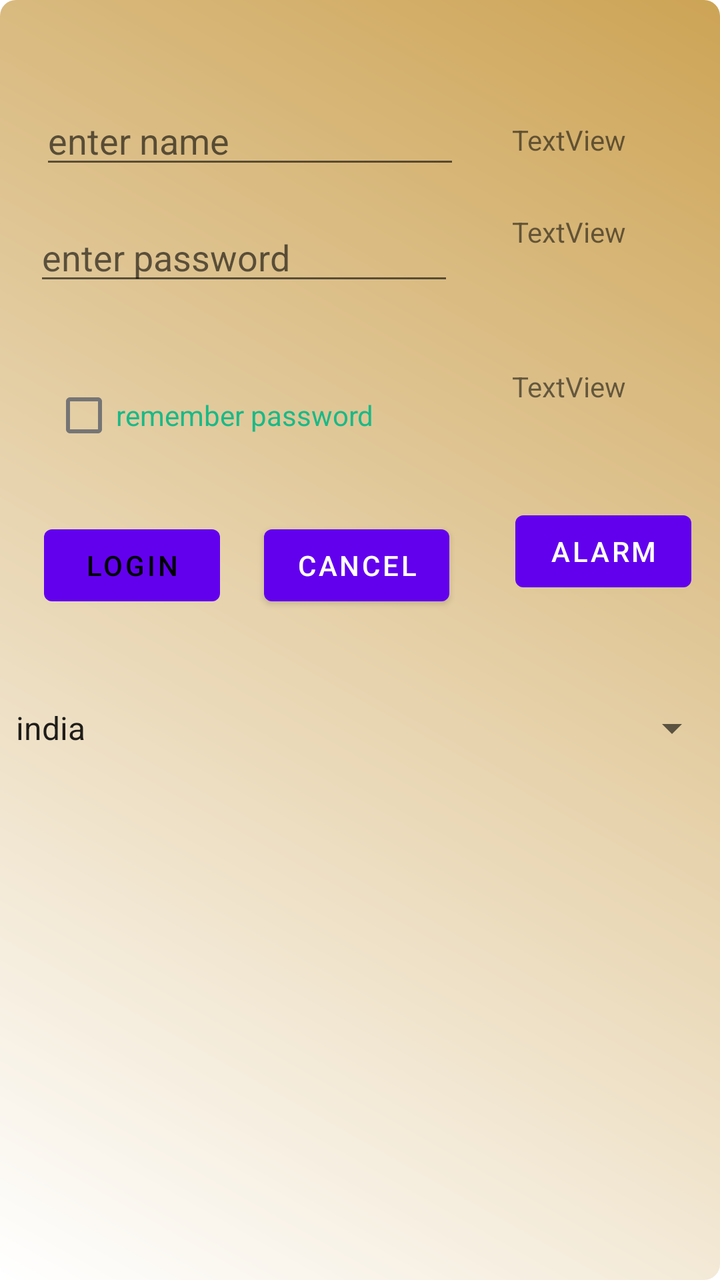
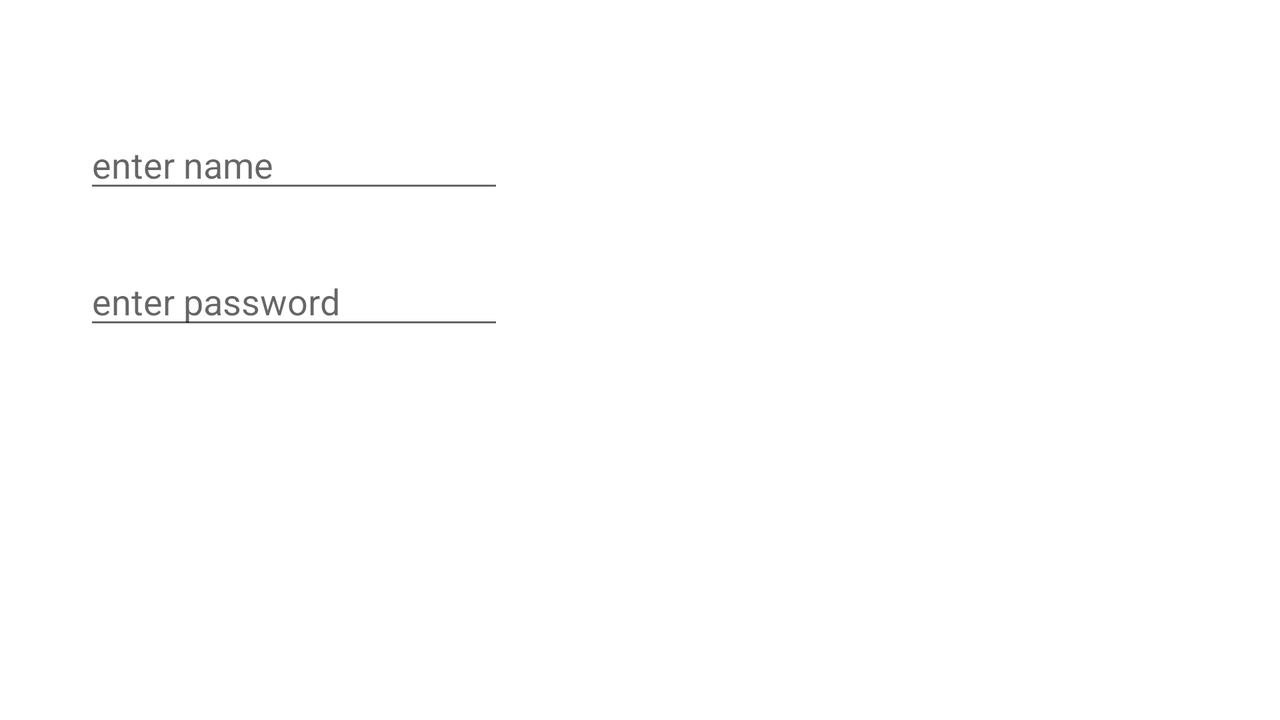

Compare how this app lays out the same screen by default and in its alternative resource folder. The renders come first, then the two layout files and the values they reference.
<!-- AndroidManifest.xml: application theme Theme.Myapp -->
<!-- res/layout/activity_main.xml -->
<?xml version="1.0" encoding="utf-8"?>
<androidx.constraintlayout.widget.ConstraintLayout
    xmlns:android="http://schemas.android.com/apk/res/android"
    xmlns:app="http://schemas.android.com/apk/res-auto"
    xmlns:tools="http://schemas.android.com/tools"
    android:layout_width="match_parent"
    android:layout_height="match_parent"


    android:id="@+id/constraintlayout"
    android:background="@drawable/rectangle_blue_gradient"
    tools:context=".MainActivity">

    <EditText
        android:id="@+id/etPersonName"
        android:layout_width="wrap_content"
        android:layout_height="wrap_content"
        android:layout_marginStart="20dp"
        android:layout_marginTop="48dp"
        android:ems="10"
        android:hint="@string/inputname"
        android:inputType="textPersonName"
        app:layout_constraintStart_toStartOf="parent"
        app:layout_constraintTop_toTopOf="parent" />

    <EditText
        android:id="@+id/etPassword"
        android:layout_width="wrap_content"
        android:layout_height="wrap_content"
        android:layout_marginStart="17dp"
        android:layout_marginTop="17dp"
        android:ems="10"
        android:hint="@string/inputPwd"
        android:inputType="number"
        app:layout_constraintStart_toStartOf="parent"
        app:layout_constraintTop_toBottomOf="@+id/etPersonName" />

    <CheckBox
        android:id="@+id/checkBox"
        android:layout_width="wrap_content"
        android:layout_height="wrap_content"
        android:layout_marginStart="26dp"
        android:layout_marginTop="36dp"
        android:text="@string/remPwd"
        android:textColor="@color/mobignoiscolor"
        app:layout_constraintStart_toStartOf="parent"
        app:layout_constraintTop_toBottomOf="@+id/etPassword" />

    <Button
        android:id="@+id/buttonlogin"
        android:layout_width="wrap_content"
        android:layout_height="wrap_content"
        android:layout_marginStart="22dp"
        android:onClick="mobiClickHandler"
        android:text="@string/login"
        android:textColor="#000"
        app:layout_constraintBaseline_toBaselineOf="@+id/buttoncancel"
        app:layout_constraintStart_toStartOf="parent" />

    <Button
        android:id="@+id/buttoncancel"
        android:layout_width="wrap_content"

        android:layout_height="wrap_content"
        android:layout_marginStart="22dp"
        android:layout_marginTop="27dp"
        android:onClick="mobiClickHandler"
        android:text="cancel"
        app:layout_constraintStart_toEndOf="@+id/buttonlogin"
        app:layout_constraintTop_toBottomOf="@+id/checkBox" />

    <Button
        android:id="@+id/buttonalarm"
        android:layout_width="wrap_content"

        android:layout_height="wrap_content"
        android:layout_marginStart="33dp"
        android:layout_marginBottom="7dp"
        android:onClick="mobiClickHandler"
        android:text="alarm"
        app:layout_constraintBottom_toBottomOf="@+id/buttoncancel"
        app:layout_constraintStart_toEndOf="@+id/buttoncancel" />

    <Spinner
        android:id="@+id/spinner"
        android:layout_width="0dp"
        android:layout_height="wrap_content"
        android:layout_marginTop="352dp"
        android:entries="@array/countries"
        app:layout_constraintEnd_toEndOf="parent"
        app:layout_constraintStart_toStartOf="parent"
        app:layout_constraintTop_toTopOf="parent" />

    <ListView
        android:id="@+id/listview"
        android:layout_width="match_parent"
        android:layout_height="300dp"
        android:layout_marginStart="17dp"
        android:layout_marginEnd="17dp"
        app:layout_constraintBottom_toBottomOf="parent"
        app:layout_constraintEnd_toEndOf="parent"
        app:layout_constraintStart_toStartOf="parent"
        app:layout_constraintTop_toBottomOf="@+id/spinner" />

    <TextView
        android:id="@+id/textViewresult"
        android:layout_width="wrap_content"
        android:layout_height="wrap_content"
        android:layout_marginStart="26dp"
        android:layout_marginBottom="10dp"
        android:text="TextView"
        app:layout_constraintBottom_toBottomOf="@+id/etPersonName"
        app:layout_constraintStart_toEndOf="@+id/etPersonName" />

    <TextView
        android:id="@+id/textView3"

        android:layout_width="wrap_content"
        android:layout_height="wrap_content"
        android:text="TextView"
        app:layout_constraintStart_toStartOf="@+id/textViewresult"
        app:layout_constraintTop_toTopOf="@+id/etPassword" />

    <TextView
        android:id="@+id/textView4"
        android:layout_width="wrap_content"
        android:layout_height="wrap_content"
        android:layout_marginStart="29dp"
        android:layout_marginTop="36dp"
        android:text="TextView"
        app:layout_constraintStart_toEndOf="@+id/etPassword"
        app:layout_constraintTop_toBottomOf="@+id/etPassword" />
</androidx.constraintlayout.widget.ConstraintLayout>
<!-- resources referenced by this layout -->
<resources>
  <string-array name="countries">
          <item>india</item>
          <item>usa</item>
          <item>uk</item>
          <item>sri lanka</item>
          <item>bangladesh</item>
  
      </string-array>
  <color name="mobignoiscolor">#1ab987</color>
  <!-- drawable rectangle_blue_gradient (drawable) -->
  <?xml version="1.0" encoding="utf-8"?>
  <shape xmlns:android="http://schemas.android.com/apk/res/android"
      android:shape="rectangle">
      <gradient
          android:angle="45"
          android:endColor="#cda456"
          android:startColor="@color/white" />
      <corners android:radius="8dp" />
  </shape>
  <string name="inputPwd">enter password</string>
  <string name="inputname">enter name</string>
  <string name="login">login</string>
  <string name="remPwd">remember password</string>
  <style name="Theme.Myapp" parent="Theme.MaterialComponents.DayNight.DarkActionBar">
          
          <item name="colorPrimary">@color/purple_500</item>
          <item name="colorPrimaryVariant">@color/purple_700</item>
          <item name="colorOnPrimary">@color/white</item>
          
          <item name="colorSecondary">@color/teal_200</item>
          <item name="colorSecondaryVariant">@color/teal_700</item>
          <item name="colorOnSecondary">@color/black</item>
          
          <item name="android:statusBarColor" tools:targetApi="l">?attr/colorPrimaryVariant</item>
          
      </style>
  <color name="white">#FFFFFFFF</color>
  <color name="purple_500">#FF6200EE</color>
  <color name="purple_700">#FF3700B3</color>
  <color name="teal_200">#FF03DAC5</color>
  <color name="teal_700">#FF018786</color>
  <color name="black">#FF000000</color>
</resources>
<!-- res/layout-land/activity_main.xml (the repository's variant of the layout above) -->
<!-- drawn on the phone turned sideways -->
<?xml version="1.0" encoding="utf-8"?>
<androidx.constraintlayout.widget.ConstraintLayout xmlns:android="http://schemas.android.com/apk/res/android"
    xmlns:app="http://schemas.android.com/apk/res-auto"
    xmlns:tools="http://schemas.android.com/tools"
    android:layout_width="match_parent"
    android:layout_height="match_parent">

    <EditText
        android:id="@+id/etPersonName"
        android:layout_width="wrap_content"
        android:layout_height="wrap_content"
        android:layout_marginStart="42dp"
        android:layout_marginTop="60dp"
        android:ems="10"
        android:hint="enter name"
        android:inputType="textPersonName"
        app:layout_constraintStart_toStartOf="parent"
        app:layout_constraintTop_toTopOf="parent" />

    <EditText
        android:id="@+id/editTextTextPassword"
        android:layout_width="wrap_content"
        android:layout_height="wrap_content"
        android:layout_marginTop="27dp"
        android:ems="10"
        android:hint="enter password"
        android:inputType="textPassword"
        app:layout_constraintStart_toStartOf="@+id/etPersonName"
        app:layout_constraintTop_toBottomOf="@+id/etPersonName" />
</androidx.constraintlayout.widget.ConstraintLayout>
<!-- resources referenced by the variant -->
<!-- as the phone turned sideways resolves them -->
<resources>
  <style name="Theme.Myapp" parent="Theme.MaterialComponents.DayNight.DarkActionBar">
          
          <item name="colorPrimary">@color/purple_500</item>
          <item name="colorPrimaryVariant">@color/purple_700</item>
          <item name="colorOnPrimary">@color/white</item>
          
          <item name="colorSecondary">@color/teal_200</item>
          <item name="colorSecondaryVariant">@color/teal_700</item>
          <item name="colorOnSecondary">@color/black</item>
          
          <item name="android:statusBarColor" tools:targetApi="l">?attr/colorPrimaryVariant</item>
          
      </style>
  <color name="purple_500">#FF6200EE</color>
  <color name="purple_700">#FF3700B3</color>
  <color name="white">#FFFFFFFF</color>
  <color name="teal_200">#FF03DAC5</color>
  <color name="teal_700">#FF018786</color>
  <color name="black">#FF000000</color>
</resources>
